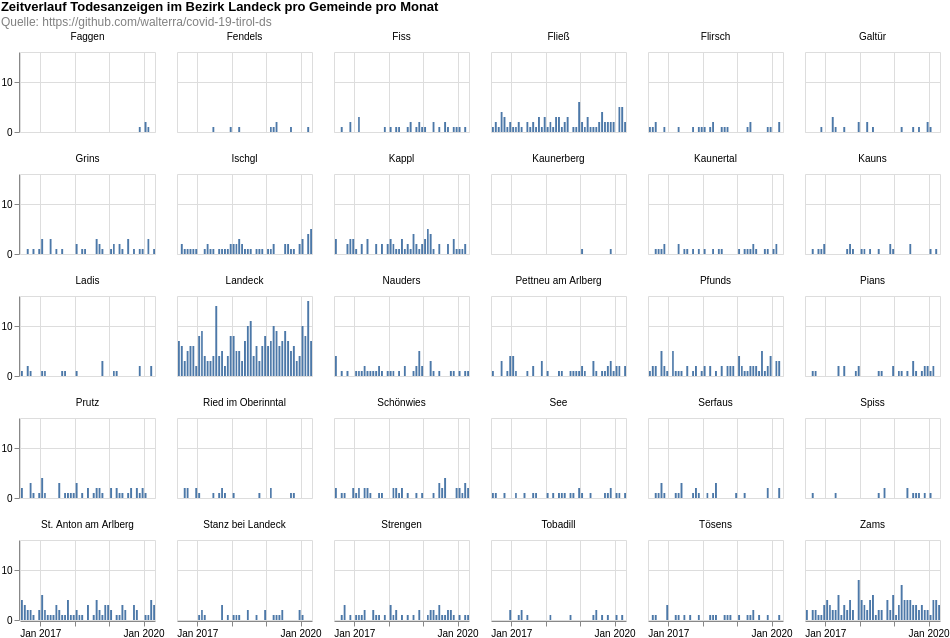

Specify this chart in Vega-Lite:
### Vega-Lite specification from a JSON file in a GitHub repository (floating-point values rounded to 4 significant figures; data arrays with more than 128 entries replaced by an {"elided": "..."} marker saying what was removed)
{"$schema": "https://vega.github.io/schema/vega-lite/v4.8.1.json", "columns": 6, "config": {"view": {"continuousHeight": 300, "continuousWidth": 400}}, "data": {"name": "data-4d623253017c02f3efca91ec9af03d83"}, "datasets": {"data-4d623253017c02f3efca91ec9af03d83": {"elided": "1323 records"}}, "facet": {"field": "municipaly", "title": null, "type": "nominal"}, "padding": 0, "spec": {"layer": [{"encoding": {"tooltip": [{"field": "date", "timeUnit": "yearmonth", "type": "temporal"}, {"aggregate": "sum", "field": "count", "type": "quantitative"}], "x": {"field": "date", "timeUnit": "yearmonth", "title": null, "type": "temporal"}, "y": {"aggregate": "sum", "field": "count", "title": null, "type": "quantitative"}}, "height": 80, "mark": "bar", "width": 135}]}, "title": {"color": "black", "subtitle": ["Quelle: https://github.com/walterra/covid-19-tirol-ds"], "subtitleColor": "gray", "text": ["Zeitverlauf Todesanzeigen im Bezirk Landeck pro Gemeinde pro Monat"]}}
